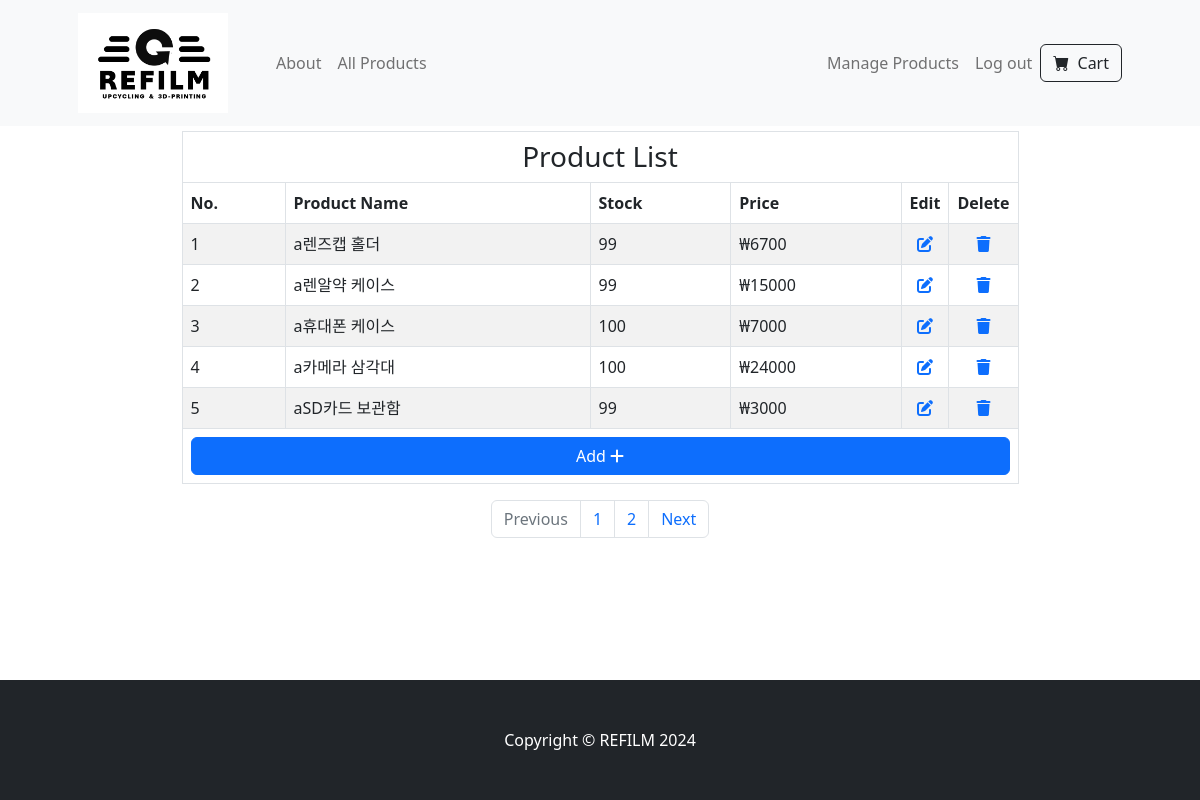
The app's page /manage (signed in) with its own data.
### tables this page shows
CREATE TABLE products (id INTEGER PRIMARY KEY AUTOINCREMENT NOT NULL, productname TEXT NOT NULL, quantity INTEGER NOT NULL, price INTEGER NOT NULL, image_extension TEXT, description TEXT);

### app.py (the view)
@app.route('/manage')
@login_required
def manage():
    all_product_length = len(db.execute("SELECT * FROM products"))
    page = int(request.args.get('page', 1))
    start = (page - 1) * PER_PAGE_MANAGE
    data, length = get_page_data(start, PER_PAGE_MANAGE)
    products = []
    for i in range(length):
        products.append({"index": i + 1 + start, "product_name": data[i]["productname"], "quantity": data[i]["quantity"], "price": data[i]["price"], "product_id":int(data[i]["id"])})
    pagination_links = make_pagination_link(all_product_length, PER_PAGE_MANAGE, 'manage')
    return render_template("manage.html", products=products, pagination_links=pagination_links, page=page)

### helpers.py (called while the page is built)
def login_required(f):
    @wraps(f)
    def decorated_function(*args, **kwargs):
        if session.get("user_id") is None:
            return redirect("/login")
        return f(*args, **kwargs)
    return decorated_function

def get_page_data(start, per_page_number):
    data = db.execute("SELECT * FROM products ORDER BY id desc LIMIT ? OFFSET ?", per_page_number, start)
    length = len(data)
    return data, length

def make_pagination_link(length, per_page_number, query_string):
    pagination_links = []
    total_pages = (length // per_page_number) + (length % per_page_number > 0)
    for num in range(1, total_pages + 1):
        link = url_for(f'{query_string}', page=num)  # Generate URL for each page
        pagination_links.append(link)
    return pagination_links

### templates/manage.html (shortened to what this page needs)
{% extends "layout.html" %}
{% block content %}
    <div class="container">
        <table class="table table-striped table-bordered mx-auto" style="width : 75%; height:fit-content; margin-top: 5px">
            <thead>
                <tr>
                    <th colspan="6" class="text-center h3">Product List</th>
                </tr>
                <tr>
                    <th>No.</th>
                    <th>Product Name</th>
                    <th>Stock</th>
                    <th>Price</th>
                    <th style="width:5%; text-align:center">Edit</th>
                    <th style="width:5%; text-align:center">Delete</th>
                </tr>
            </thead>
            <tbody>
                {% for product in products %}
                    <tr>
                        <td>{{ product.index }}</td>
                        <td>{{ product.product_name }}</td>
                        <td>{{ product.quantity }}</td>
                        <td>₩{{ product.price }}</td>
                        <td style="text-align:center"><a href="edit/{{ product.product_id }}"><i class="fa-solid fa-pen-to-square"></i></a></td>
                        <td style="text-align:center"><a href="delete/{{ product.product_id }}"><i class="fa-solid fa-trash"></i></a></td>
                    </tr>
                {% endfor %}
                <tr>
                    <th colspan="6"><a href="/add" class="btn btn-primary" style="width:100%; height:100%">Add <i class="fa-solid fa-plus"></i></a>  </th>
                </tr>
            </tbody>
        </table>
        <nav aria-label="Page navigation">
            <ul class="pagination justify-content-center">
                {% if page == 1 %}
                    <li class="page-item disabled">
                        <a class="page-link">Previous</a>
                    </li>
                {% else %}
                    <li class="page-item">
                        <a class="page-link" href="{{ url_for('manage', page=page-1) }}">Previous</a>
                    </li>
                {% endif %}
                {% for link in pagination_links %}
                    <li class="page-item">
                        <a class="page-link" href="{{ link }}">{{ loop.index }}</a>
                    </li>
                {% endfor %}
                {% if page >= pagination_links|length %}
                    <li class="page-item disabled">
                        <a class="page-link">Next</a>
                    </li>
                {% else %}
                    <li class="page-item">
                        <a class="page-link" href="{{ url_for('manage', page= page + 1) }}">Next</a>
                    </li>
                {% endif %}
            </ul>
        </nav>
    </div>
{% endblock %}

### records on screen
products: index "1", product_name "a렌즈캡 홀더", quantity "99", price "6700"
products: index "2", product_name "a렌알약 케이스", quantity "99", price "15000"
products: index "3", product_name "a휴대폰 케이스", quantity "100", price "7000"
products: index "4", product_name "a카메라 삼각대", quantity "100", price "24000"
products: index "5", product_name "aSD카드 보관함", quantity "99", price "3000"
